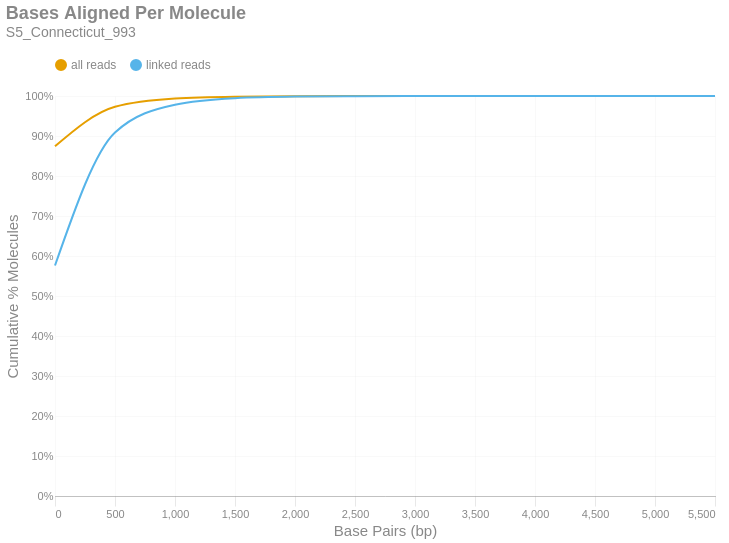

Notebook code for this chart:
### Markdown cell above
### Bases Aligned Per Molecule
This is a cumulative frequency distribution showing the number of base pairs aligned per unique molecule. These data are shown in 500 bp bins. There are two distributions: one with `all reads` (yellow) and another with only `linked reads` (blue). The percent of molecules in the `linked reads` distribution is relative to the total number of linked molecules.

### Code cell
if SKIPLR:
    print_html(f"Skipped")
else:
    binned_df = consolidated_hist(valids['aligned_bp'], mask, 500, True)
    with SafeRender(binned_df):
        (
            density_plot(binned_df, 'Bases Aligned Per Molecule', samplename, 'basesper')
            .encode(
                x=alt.X('bin:Q', title="Base Pairs (bp)").axis(tickMinStep=500).scale(padding=0),
                y=alt.Y('value:Q', title='Cumulative % Molecules')
                    .axis(format='%')
                    .scale(domain = [0,1])
                    .stack(False),
                color=alt.Color("key:N").scale(domain = ["all reads", "linked reads"]),
                tooltip = [
                    alt.Tooltip("key:N", title = "Data Type"),
                    alt.Tooltip("range_label:N", title="Bases Aligned Per Molecule"),
                    alt.Tooltip("value:Q", format = ".2%", title="% Molecules (Cum.)")
                ]
            )
        ).display()

### Figure 1 — Vega-Lite specification as saved in the notebook (floating-point values rounded to 4 significant figures)
{"width": "container", "height": 400, "config": {"title": {"anchor": "start", "dy": -15, "fontSize": 18, "color": "#888888", "subtitleColor": "#888888", "subtitleFontSize": 14}, "arc": {"fill": "#0072B2"}, "axis": {"domainColor": "#888888", "domainWidth": 0.5, "gridWidth": 0.2, "grid": false, "titleFontWeight": 400, "titleFontSize": 15, "labelFontSize": 11, "labelColor": "#888888", "tickColor": "#888888", "tickWidth": 0.2, "titleColor": "#888888"}, "axisBand": {"grid": false}, "axisX": {"grid": true, "tickSize": 10, "domainCap": "round"}, "axisY": {"domain": false, "grid": true, "tickSize": 0, "domainCap": "round"}, "background": "transparent", "header": {"labelFontSize": 15, "labelColor": "#888888", "titleFontSize": 15, "titleFontWeight": 600, "titleColor": "#888888"}, "legend": {"labelFont": "sans-serif", "labelFontSize": 12, "labelColor": "#888888", "symbolSize": 100, "symbolType": "circle", "titleFontSize": 12, "titlePadding": 10, "titleColor": "#888888", "title": null, "orient": "top"}, "range": {"category": ["#E69F00", "#56B4E9", "#009E73", "#F0E442", "#0072B2", "#D55E00", "#CC79A7", "#000000"], "diverging": ["#cfe8f3", "#a2d4ec", "#73bfe2", "#46abdb", "#1696d2", "#12719e"]}, "area": {"fill": "#0072B2", "fillOpacity": 0.7, "line": true, "strokeOpacity": 0.7}, "line": {"color": "#0072B2", "stroke": "#0072B2", "strokeWidth": 2}, "trail": {"color": "#0072B2", "stroke": "#0072B2", "strokeWidth": 0, "size": 1}, "point": {"filled": true, "fillOpacity": 1.0, "size": 95}, "text": {"color": "#888888", "fontSize": 11, "align": "right", "fontWeight": 400, "size": 11}, "bar": {"fill": "#0072B2", "stroke": null}, "view": {"stroke": null, "continuousWidth": 660, "continuousHeight": 400}}, "data": {"name": "data-680862d7d4f795ba7bcd037fb91295c1"}, "mark": {"type": "line", "interpolate": "monotone", "point": {"opacity": 0, "size": 275}}, "encoding": {"color": {"field": "key", "scale": {"domain": ["all reads", "linked reads"]}, "type": "nominal"}, "tooltip": [{"field": "key", "title": "Data Type", "type": "nominal"}, {"field": "range_label", "title": "Bases Aligned Per Molecule", "type": "nominal"}, {"field": "value", "format": ".2%", "title": "% Molecules (Cum.)", "type": "quantitative"}], "x": {"axis": {"tickMinStep": 500}, "field": "bin", "scale": {"padding": 0}, "title": "Base Pairs (bp)", "type": "quantitative"}, "y": {"axis": {"format": "%"}, "field": "value", "scale": {"domain": [0, 1]}, "stack": false, "title": "Cumulative % Molecules", "type": "quantitative"}}, "params": [{"name": "param_c36ac31b6afebe62", "select": {"type": "point", "fields": ["key"]}, "bind": "legend"}], "title": {"text": "Bases Aligned Per Molecule", "subtitle": "S5_Connecticut_993"}, "transform": [{"fold": ["all reads (cumsum)", "linked reads (cumsum)"]}, {"calculate": "replace(datum.key, ' (cumsum)', '')", "as": "key"}, {"filter": {"param": "param_c36ac31b6afebe62"}}], "usermeta": {"embedOptions": {"downloadFileName": "S5_Connecticut_993.basesper"}}, "$schema": "https://vega.github.io/schema/vega-lite/v6.1.0.json", "datasets": {"data-680862d7d4f795ba7bcd037fb91295c1": [{"bin": "0.0", "interval": "0.0-500.0", "all reads": 0.8743, "linked reads": 0.5762, "all reads (cumsum)": 0.8743, "linked reads (cumsum)": 0.5762, "range_label": "0-499"}, {"bin": "500.0", "interval": "500.0-1000.0", "all reads": 0.09875, "linked reads": 0.3326, "all reads (cumsum)": 0.973, "linked reads (cumsum)": 0.9088, "range_label": "500-999"}, {"bin": "1000.0", "interval": "1000.0-1500.0", "all reads": 0.02058, "linked reads": 0.06957, "all reads (cumsum)": 0.9936, "linked reads (cumsum)": 0.9783, "range_label": "1000-1499"}, {"bin": "1500.0", "interval": "1500.0-2000.0", "all reads": 0.004794, "linked reads": 0.01621, "all reads (cumsum)": 0.9984, "linked reads (cumsum)": 0.9945, "range_label": "1500-1999"}, {"bin": "2000.0", "interval": "2000.0-2500.0", "all reads": 0.001215, "linked reads": 0.004108, "all reads (cumsum)": 0.9996, "linked reads (cumsum)": 0.9986, "range_label": "2000-2499"}, {"bin": "2500.0", "interval": "2500.0-3000.0", "all reads": 0.0002765, "linked reads": 0.0009347, "all reads (cumsum)": 0.9999, "linked reads (cumsum)": 0.9996, "range_label": "2500-2999"}, {"bin": "3000.0", "interval": "3000.0-3500.0", "all reads": 8.557e-05, "linked reads": 0.0002893, "all reads (cumsum)": 1.0, "linked reads (cumsum)": 0.9999, "range_label": "3000-3499"}, {"bin": "3500.0", "interval": "3500.0-4000.0", "all reads": 2.699e-05, "linked reads": 9.124e-05, "all reads (cumsum)": 1.0, "linked reads (cumsum)": 1.0, "range_label": "3500-3999"}, {"bin": "4000.0", "interval": "4000.0-4500.0", "all reads": 7.241e-06, "linked reads": 2.448e-05, "all reads (cumsum)": 1.0, "linked reads (cumsum)": 1.0, "range_label": "4000-4499"}, {"bin": "4500.0", "interval": "4500.0-5000.0", "all reads": 3.95e-06, "linked reads": 1.335e-05, "all reads (cumsum)": 1.0, "linked reads (cumsum)": 1.0, "range_label": "4500-4999"}, {"bin": "5000.0", "interval": "5000.0-5500.0", "all reads": 6.583e-07, "linked reads": 2.225e-06, "all reads (cumsum)": 1.0, "linked reads (cumsum)": 1.0, "range_label": "5000-5499"}, {"bin": "5500.0", "interval": "5500.0-6000.0", "all reads": 1.317e-06, "linked reads": 4.451e-06, "all reads (cumsum)": 1.0, "linked reads (cumsum)": 1.0, "range_label": "5500-5999"}]}}
